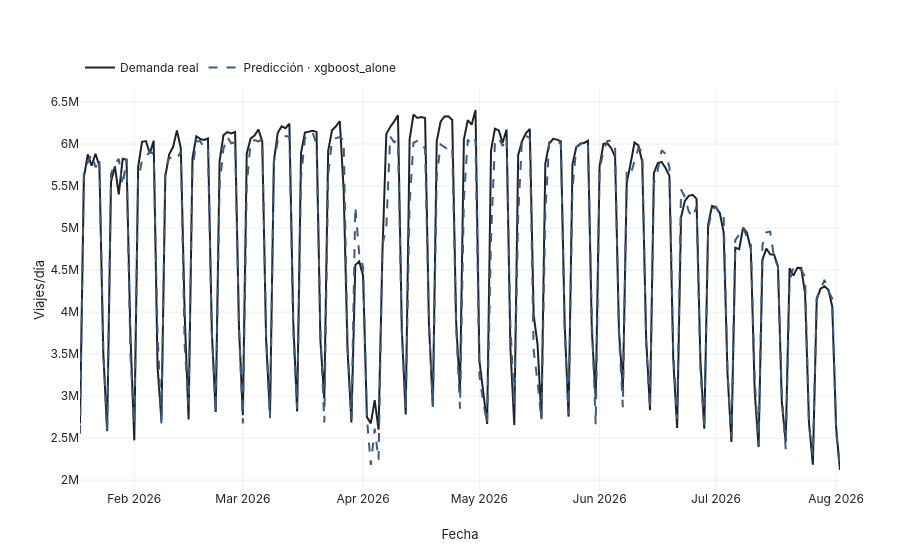

The notebook cell this image was saved under:
### Code cell
from src.evaluation.dashboard_figures import (
    comparison_figure,
    day_type_figure,
    demand_figure,
    importance_group_figure,
    importance_top_figure,
    residual_figure,
)

# --- Demanda real frente a predicha, y comparacion entre modelos ---
display(demand_figure("xgboost_alone", "test", predictions))
display(comparison_figure("test", predictions))
display(error_dispersion_figure(split="test"))

### Figure 1 — Plotly figure (JSON) as saved in the notebook; plotly's stock layout.template omitted (floating-point values rounded to 4 significant figures; data arrays with more than 128 entries replaced by an {"elided": "..."} marker saying what was removed)
{"data": [{"line": {"color": "#1F2328", "width": 2}, "mode": "lines", "name": "Demanda real", "type": "scatter", "x": {"elided": "197 str values"}, "y": {"elided": "197 float values"}}, {"line": {"color": "#3D5A80", "dash": "dash", "width": 2}, "mode": "lines", "name": "Predicción · xgboost_alone", "type": "scatter", "x": {"elided": "197 str values"}, "y": {"elided": "197 float values"}}], "layout": {"hovermode": "x unified", "legend": {"orientation": "h", "y": 1.02, "yanchor": "bottom"}, "xaxis": {"title": {"text": "Fecha"}}, "yaxis": {"title": {"text": "Viajes/día"}}}}
